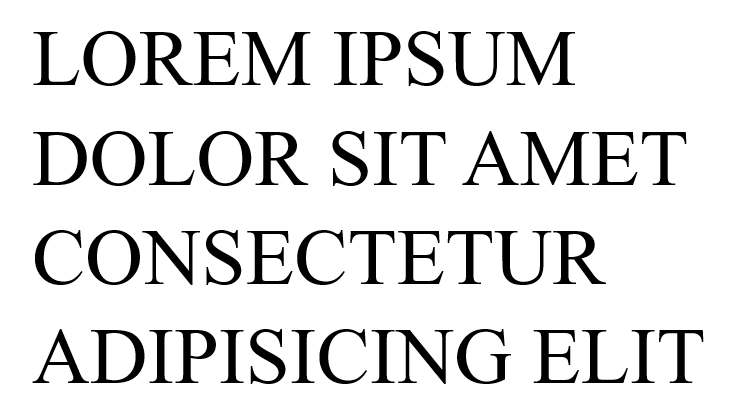
#> input picture lab6/phrase.bmp, 740 x 414 px, found by its file name
$ python 6.py
#> lines starting #> are read from the running program, lines starting #| are printed output that depends on the picture; after the words box and inside, x2 and y2 are one past the last pixel; in counts of white or black regions, pixels touching at a corner belong together
import cv2
import numpy as np
import os
import matplotlib.pyplot as plt

# ================= Задание 1 =================
# Загрузка изображения фразы
input_image_path = "lab6/phrase.bmp"
output_dir = "lab6_output"
os.makedirs(output_dir, exist_ok=True)

img = cv2.imread(input_image_path, cv2.IMREAD_GRAYSCALE)
#> img is the input picture: shape (414, 740); min 0, max 255, mean 225.6
if img is None:
    raise ValueError(f"Не найден файл {input_image_path}")

# Бинаризация
_, img_bin = cv2.threshold(img, 128, 255, cv2.THRESH_BINARY_INV)
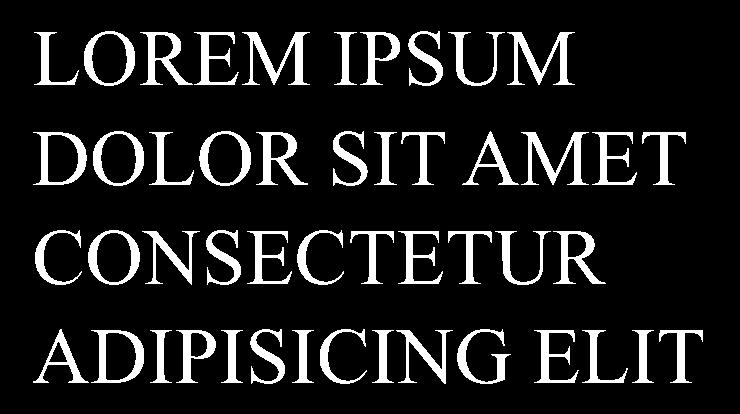
#> img_bin: shape (414, 740); 11.4% white; 48 white regions, largest, box (x1, y1, x2, y2) and area: (242, 32, 310, 85) 1200, (507, 32, 575, 85) 1199, (521, 132, 589, 185) 1199

# ================= Задание 2 =================
# Построение горизонтального и вертикального профилей

# Горизонтальный профиль
horizontal_profile = np.sum(img_bin, axis=1)
#> horizontal_profile = 414 values, max 97665 at index 382, min 0 at index 0, mean 21510.5

# Вертикальный профиль
vertical_profile = np.sum(img_bin, axis=0)
#> vertical_profile = 740 values, max 41055 at index 43, min 0 at index 0, mean 12034.3

# Сохраним графики профилей
plt.figure(figsize=(10,4))
plt.plot(horizontal_profile)
plt.title('Горизонтальный профиль изображения')
plt.xlabel('Строка')
plt.ylabel('Сумма чёрных пикселей')
plt.grid()
plt.savefig(os.path.join(output_dir, 'horizontal_profile.png'))
#> figure, not shown here; curve peaks at x = 382, y = 97665
plt.close()

plt.figure(figsize=(10,4))
plt.plot(vertical_profile)
plt.title('Вертикальный профиль изображения')
plt.xlabel('Столбец')
plt.ylabel('Сумма чёрных пикселей')
plt.grid()
plt.savefig(os.path.join(output_dir, 'vertical_profile.png'))
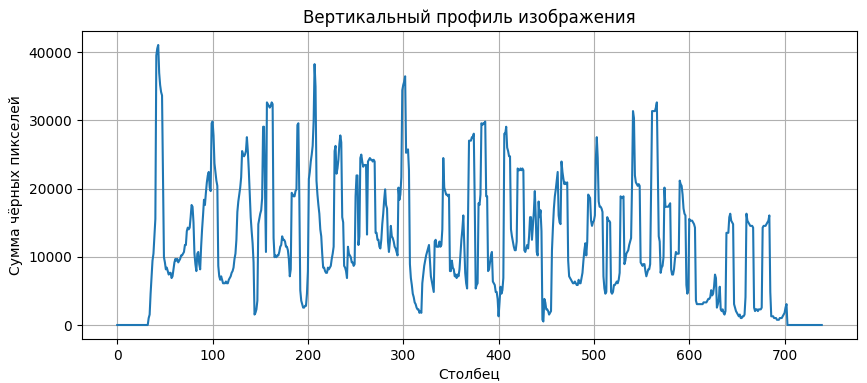
#> figure drawn by matplotlib, 1 panel; curve peaks at x = 43, y = 41055
plt.close()

# ================= Задание 3 =================
# Сегментация символов в строках через профили с прореживанием

def find_intervals(profile, threshold=5):
#> called with profile = array of shape (414,), threshold = 5
    intervals = []
    start = None
    for i, value in enumerate(profile):
        if value > threshold and start is None:
            start = i
        elif value <= threshold and start is not None:
            intervals.append((start, i))
            start = None
#> this loop made 414 passes
#> value on passes 1 to 12: 0, 0, 0, 0, 0, 0, 0, 0, 0, 0, 0, 0
#> after the loop, intervals = [(31, 86), (131, 186), (230, 285), (329, 384)]
    if start is not None:
        intervals.append((start, len(profile)))
    return intervals

lines = find_intervals(horizontal_profile)
#> lines = [(31, 86), (131, 186), (230, 285), (329, 384)]

# Для обводки символов
img_colored = cv2.cvtColor(img, cv2.COLOR_GRAY2BGR)

for y1, y2 in lines:
    line_img = img_bin[y1:y2, :]
    vertical_profile_line = np.sum(line_img, axis=0)
    chars = find_intervals(vertical_profile_line)

    for x1, x2 in chars:
        # Рисуем прямоугольник на исходном цветном изображении
        cv2.rectangle(img_colored, (x1, y1), (x2, y2), (0, 0, 255), 1)
#> this loop made 4 passes
#> pass 1, `line_img = img_bin[y1:y2, :]`:
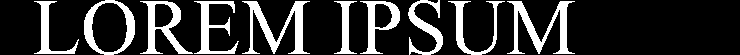
#> line_img: shape (55, 740); 19.9% white; 10 white regions, largest, box (x1, y1, x2, y2) and area: (242, 1, 310, 54) 1200, (507, 1, 575, 54) 1199, (140, 1, 193, 54) 941
#> after the loop:
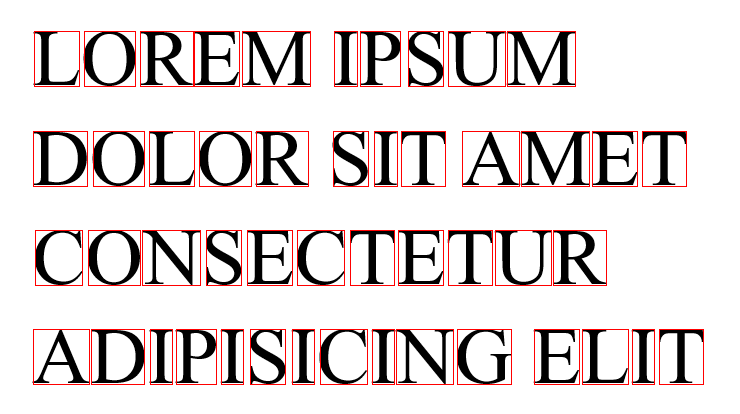
#> img_colored: shape (414, 740, 3); mean B, G, R 217.9, 217.9, 225.9

# Сохраняем изображение с обведёнными символами
cv2.imwrite(os.path.join(output_dir, 'segmented_phrase.png'), img_colored)

# ================= Задание 4 =================
# Построение профилей символов

# Берём первый найденный символ как пример
first_line_y1, first_line_y2 = lines[0]
#> first_line_y1 = 31; first_line_y2 = 86
first_line_img = img_bin[first_line_y1:first_line_y2, :]
first_vertical_profile = np.sum(first_line_img, axis=0)
#> first_vertical_profile = 740 values, max 13515 at index 41, min 0 at index 0, mean 2796.4
first_char_x1, first_char_x2 = find_intervals(first_vertical_profile)[0]
#> first_char_x1 = 34; first_char_x2 = 79
first_char_img = first_line_img[:, first_char_x1:first_char_x2]
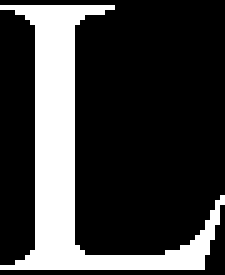
#> first_char_img: shape (55, 45) (shown 5 times larger); 23.8% white; 1 white region, box (x1, y1, x2, y2) and area: (0, 1, 45, 54) 589

# Профили первого символа
char_horizontal_profile = np.sum(first_char_img, axis=1)
#> char_horizontal_profile = 55 values, max 10455 at index 53, min 0 at index 0, mean 2730.8
char_vertical_profile = np.sum(first_char_img, axis=0)
#> char_vertical_profile = 45 values, max 13515 at index 7, min 510 at index 0, mean 3337.7

plt.figure(figsize=(10,4))
plt.plot(char_horizontal_profile)
plt.title('Горизонтальный профиль примера символа')
plt.xlabel('Строка')
plt.ylabel('Сумма чёрных пикселей')
plt.grid()
plt.savefig(os.path.join(output_dir, 'char_horizontal_profile.png'))
#> figure, not shown here; curve peaks at x = 53, y = 10455
plt.close()

plt.figure(figsize=(10,4))
plt.plot(char_vertical_profile)
plt.title('Вертикальный профиль примера символа')
plt.xlabel('Столбец')
plt.ylabel('Сумма чёрных пикселей')
plt.grid()
plt.savefig(os.path.join(output_dir, 'char_vertical_profile.png'))
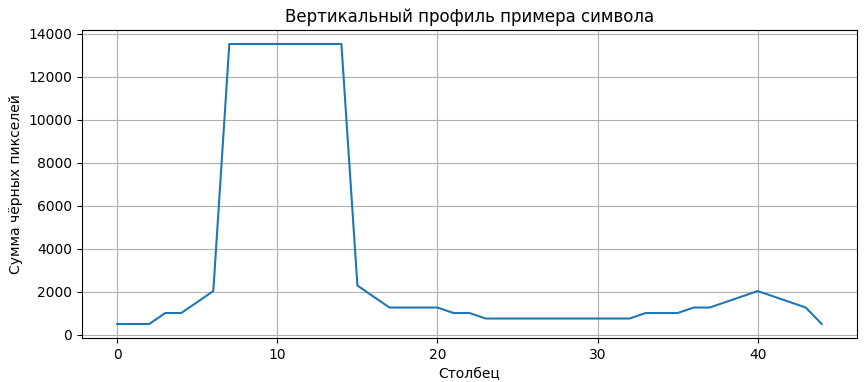
#> figure drawn by matplotlib, 1 panel; curve peaks at x = 7, y = 13515
plt.close()

# ================= Задание 5 (дополнительно) =================
# Выделение прямоугольника для всего текста (обрамляющий прямоугольник)

ys, xs = np.nonzero(img_bin)
y_min, y_max = np.min(ys), np.max(ys)
#> y_min = 31; y_max = 383
x_min, x_max = np.min(xs), np.max(xs)
#> x_min = 33; x_max = 702
img_total_bounding = img_colored.copy()
cv2.rectangle(img_total_bounding, (x_min, y_min), (x_max, y_max), (0, 255, 0), 2)
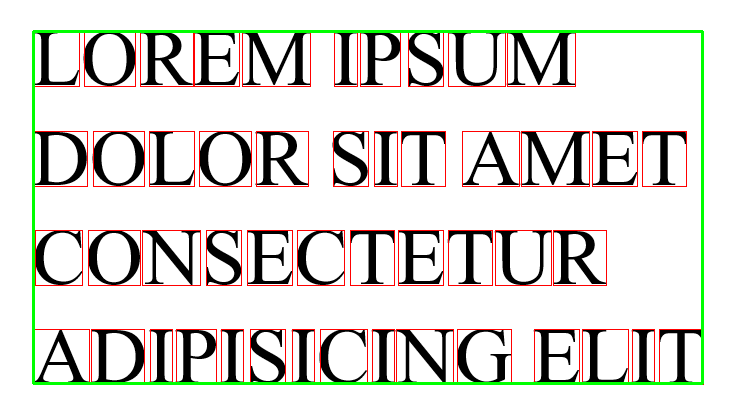
#> img_total_bounding: shape (414, 740, 3); 2% of pixels changed, all inside (x1, y1, x2, y2) = (32, 30, 704, 385)

# Сохраняем общий прямоугольник
cv2.imwrite(os.path.join(output_dir, 'bounding_whole_text.png'), img_total_bounding)

# ================= Конец =================
print("✅ Лабораторная работа №6 выполнена полностью. Результаты в папке lab6_output.")
